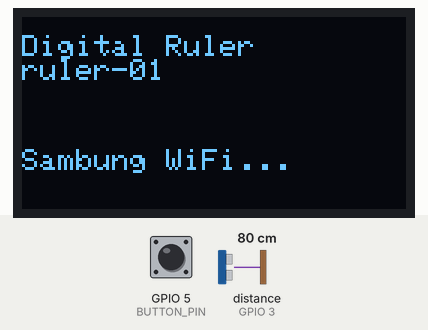
This sketch was run on a simulated ESP32. On the bench: 128×64 one-colour display. The test bench sets the inputs (shaded band); at power-on: GPIO 5 (BUTTON_PIN) HIGH, distance to the obstacle (sensor on GPIO 3) 80 cm. The echo pulse lasts 58.3 µs per cm; WiFi joins after 1.5 s; servers stay silent unless stated; no MQTT or app messages arrive unless stated; what the sketch prints to the serial monitor is not drawn.

Above: at 1.1 s.
At 4.4 s:
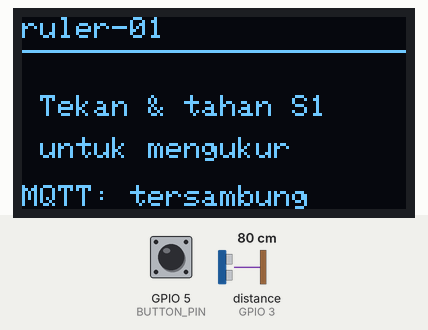
4.5 s: GPIO 5 (BUTTON_PIN) pulled LOW for 0.15 s
At 4.6 s:
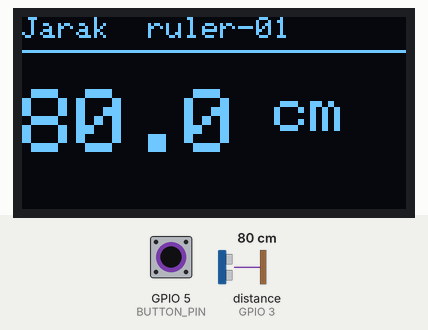
6.1 s: GPIO 5 (BUTTON_PIN) pulled LOW for 3.2 s
Timing chart, 0 to 9.1 s (numbered marks = the images above; inputs shaded):
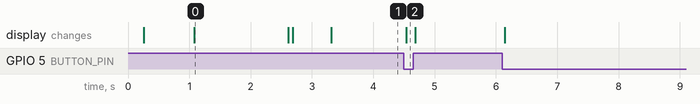

The sketch:

ruler.ino
```cpp
// =====================================================================
//  Digital Ruler — Firmware ESP32
//  HC-SR04 (ultrasonik) + OLED SSD1306 + tombol S1 + MQTT (broker lokal)
//
//  Saat S1 ditekan: ukur jarak, tampilkan di OLED, publish ke MQTT.
//  Firmware IDENTIK untuk 10 alat; hanya DEVICE_ID di config.h yang beda.
//
//  Library (Library Manager):
//    - Adafruit GFX Library
//    - Adafruit SSD1306
//    - PubSubClient        (Nick O'Leary)
//  Wire, WiFi, WiFiClient = bawaan core ESP32.
// =====================================================================
#include <Wire.h>
#include <Adafruit_GFX.h>
#include <Adafruit_SSD1306.h>
#include <WiFi.h>
#include <WiFiClient.h>
#include <PubSubClient.h>
#include "config.h"

// ---------------------------------------------------------------------
//  Global
// ---------------------------------------------------------------------
Adafruit_SSD1306 display(SCREEN_WIDTH, SCREEN_HEIGHT, &Wire, -1);
WiFiClient       netClient;
PubSubClient     mqtt(netClient);

char deviceTag[12];        // "ruler-01"
char baseTopic[64];        // "<NS>/ruler-01"

unsigned long lastTick = 0;
bool needStandby = true;

// ---------------------------------------------------------------------
//  Sensor ultrasonik
// ---------------------------------------------------------------------
float measureDistance() {              // cm, atau -1 bila tak valid
  digitalWrite(TRIG_PIN, LOW);
  delayMicroseconds(2);
  digitalWrite(TRIG_PIN, HIGH);
  delayMicroseconds(10);
  digitalWrite(TRIG_PIN, LOW);

  long dur = pulseIn(ECHO_PIN, HIGH, ECHO_TIMEOUT_US);  // timeout: tak nge-block
  if (dur == 0) return -1.0;
  float cm = (dur * 0.0343) / 2.0;
  if (cm <= 0 || cm > MAX_VALID_CM) return -1.0;
  return cm;
}

// ---------------------------------------------------------------------
//  OLED
// ---------------------------------------------------------------------
void drawSplash(const char* msg) {
  display.clearDisplay();
  display.setTextColor(SSD1306_WHITE);
  display.setTextSize(1);
  display.setCursor(0, 6);
  display.println("Digital Ruler");
  display.print(deviceTag);
  display.setCursor(0, 44);
  display.println(msg);
  display.display();
}

void drawReading(float cm) {
  display.clearDisplay();
  display.setTextColor(SSD1306_WHITE);
  display.setTextSize(1);
  display.setCursor(0, 0);
  display.print("Jarak  ");
  display.print(deviceTag);
  display.drawLine(0, 11, 127, 11, SSD1306_WHITE);

  display.setTextSize(3);
  display.setCursor(0, 24);
  display.print(cm, 1);
  display.setTextSize(2);
  display.print(" cm");
  display.display();
}

void drawOutOfRange() {
  display.clearDisplay();
  display.setTextColor(SSD1306_WHITE);
  display.setTextSize(1);
  display.setCursor(0, 0);
  display.print(deviceTag);
  display.drawLine(0, 11, 127, 11, SSD1306_WHITE);
  display.setTextSize(1);
  display.setCursor(8, 28);
  display.println("Di luar jangkauan");
  display.setCursor(8, 42);
  display.println("arahkan ke objek");
  display.display();
}

void drawStandby() {
  display.clearDisplay();
  display.setTextColor(SSD1306_WHITE);
  display.setTextSize(1);
  display.setCursor(0, 0);
  display.print(deviceTag);
  display.drawLine(0, 11, 127, 11, SSD1306_WHITE);
  display.setCursor(6, 26);
  display.println("Tekan & tahan S1");
  display.setCursor(6, 40);
  display.println("untuk mengukur");
  display.setCursor(0, 56);
  display.print(mqtt.connected() ? "MQTT: tersambung" : "MQTT: ...");
  display.display();
}

// ---------------------------------------------------------------------
//  MQTT
// ---------------------------------------------------------------------
void publishDistance(float cm) {
  char topic[80];
  sprintf(topic, "%s/distance", baseTopic);
  char payload[16];
  snprintf(payload, sizeof(payload), "%.1f", cm);
  mqtt.publish(topic, payload, true);   // retained: web baru langsung lihat
}

void mqttConnect() {
  char statusTopic[72];
  sprintf(statusTopic, "%s/status", baseTopic);

  const char* user = strlen(MQTT_USER) ? MQTT_USER : nullptr;
  const char* pass = strlen(MQTT_PASS) ? MQTT_PASS : nullptr;

  char clientId[40];
  sprintf(clientId, "%s-%06X", deviceTag, (uint32_t)(ESP.getEfuseMac() & 0xFFFFFF));

  while (!mqtt.connected()) {
    Serial.print("[mqtt] menghubungkan... ");
    if (mqtt.connect(clientId, user, pass, statusTopic, 1, true, "offline")) {
      Serial.println("tersambung");
      mqtt.publish(statusTopic, "online", true);   // retained
    } else {
      Serial.printf("gagal rc=%d, coba lagi 3s\n", mqtt.state());
      delay(3000);
    }
  }
}

// ---------------------------------------------------------------------
//  Setup & loop
// ---------------------------------------------------------------------
void setup() {
  Serial.begin(115200);
  delay(200);

  sprintf(deviceTag, "ruler-%02d", DEVICE_ID);
  sprintf(baseTopic, "%s/%s", TOPIC_NS, deviceTag);
  Serial.printf("\n=== Digital Ruler %s ===\n", deviceTag);

  pinMode(TRIG_PIN, OUTPUT);
  pinMode(ECHO_PIN, INPUT);
  pinMode(BUTTON_PIN, INPUT_PULLUP);

  // OLED
  Wire.begin(SDA_PIN, SCL_PIN);
  if (!display.begin(SSD1306_SWITCHCAPVCC, OLED_ADDR)) {
    Serial.println(F("Gagal inisialisasi OLED"));
    for (;;) delay(1000);
  }
  drawSplash("Menyalakan...");
  delay(800);

  // WiFi (AP lokal, kredensial tetap di config.h)
  WiFi.mode(WIFI_STA);
  WiFi.setAutoReconnect(true);
  WiFi.begin(WIFI_SSID, WIFI_PASS);
  drawSplash("Sambung WiFi...");
  Serial.printf("[wifi] menyambung ke %s", WIFI_SSID);
  for (int i = 0; i < 60 && WiFi.status() != WL_CONNECTED; i++) {
    delay(500);
    Serial.print(".");
  }
  if (WiFi.status() != WL_CONNECTED) {
    Serial.println(" gagal, restart...");
    drawSplash("WiFi gagal :(");
    delay(2000);
    ESP.restart();
  }
  Serial.printf("\n[wifi] tersambung: %s\n", WiFi.localIP().toString().c_str());

  // MQTT
  mqtt.setServer(MQTT_HOST, MQTT_PORT);
  mqtt.setBufferSize(256);
  drawSplash("Sambung broker...");
  mqttConnect();

  drawSplash("Siap!");
  delay(600);
}

void loop() {
  if (!mqtt.connected()) mqttConnect();
  mqtt.loop();

  bool pressed = (digitalRead(BUTTON_PIN) == LOW);
  unsigned long now = millis();

  if (pressed) {
    if (now - lastTick >= MEASURE_INTERVAL_MS) {
      lastTick = now;
      float cm = measureDistance();
      if (cm >= 0) {
        drawReading(cm);
        publishDistance(cm);
      } else {
        drawOutOfRange();
      }
    }
    needStandby = true;            // tandai supaya digambar ulang saat dilepas
  } else {
    if (needStandby) {
      drawStandby();
      needStandby = false;
    }
  }
  delay(10);
}
```

config.h
```cpp
// =====================================================================
//  config.h  —  Digital Ruler: pengaturan per-alat & broker
//  Ganti nilai di bawah lalu flash. Hanya DEVICE_ID yang beda tiap unit.
// =====================================================================
#ifndef CONFIG_H
#define CONFIG_H

// --- Identitas alat: GANTI angka ini 1..10 untuk tiap unit ------------
#define DEVICE_ID 1               // -> topic "<NS>/ruler-01/..."

// --- Prefix topic UNIK (samakan dengan web/config.js) ----------------
#define TOPIC_NS "r2c-rul-6e8cb4"

// --- Broker MQTT LOKAL (Mosquitto di LAN, plain/tanpa TLS) ------------
#define MQTT_HOST "192.168.4.180" // IP broker lokal
#define MQTT_PORT 1883            // plain MQTT (web socket pakai 9001)
#define MQTT_USER ""              // broker lokal anonim: kosongkan
#define MQTT_PASS ""              // broker lokal anonim: kosongkan

// --- WiFi (AP lokal Tenda, kredensial tetap utk semua alat) ----------
#define WIFI_SSID "R2C"
#define WIFI_PASS "juarajuara"

// --- Pin sesuai skematik EasyEDA -------------------------------------
#define BUTTON_PIN 5              // S1 (INPUT_PULLUP, tekan = LOW)
#define SDA_PIN    6              // OLED SDA
#define SCL_PIN    7              // OLED SCL
#define TRIG_PIN   4              // HC-SR04 TRIG
#define ECHO_PIN   3              // HC-SR04 ECHO

// --- OLED SSD1306 -----------------------------------------------------
#define SCREEN_WIDTH  128
#define SCREEN_HEIGHT 64
#define OLED_ADDR     0x3C

// --- Pengukuran -------------------------------------------------------
#define MEASURE_INTERVAL_MS 150   // jeda publish saat S1 ditahan (~6x/dtk)
#define ECHO_TIMEOUT_US     25000 // ~4.3 m; di luar itu = tak ada echo
#define MAX_VALID_CM        400.0 // batas wajar HC-SR04

#endif // CONFIG_H
```

Measured:
- after the input at 4.5 s, the display: changes at once (image 2)
- what the display in image 0 shows lasts 1.5 s, from 1.1 s to 2.6 s
